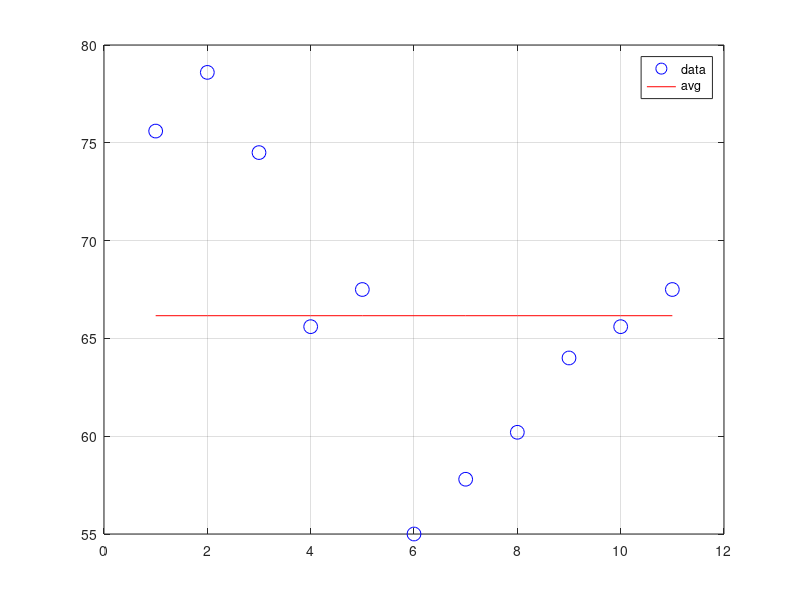

MATLAB code to generate this figure: (Note: this script raises an error after producing the figure.)
clear all
x = textread('temps.txt');
x_bar = geomean(x);
plot(1:length(x), x, 'bo', 'MarkerSize', 10)
hold on;
y(1:length(x)) = deal(x_bar);
plot(1:length(x), y, 'r');
grid on;
legend('data','avg');
ylabel("Temperature, " + native2unicode(176) + "F)")
xlabel("days");

function x_bar = geomean(x)
x_bar = length(x)/sum(x.^(-1));
end